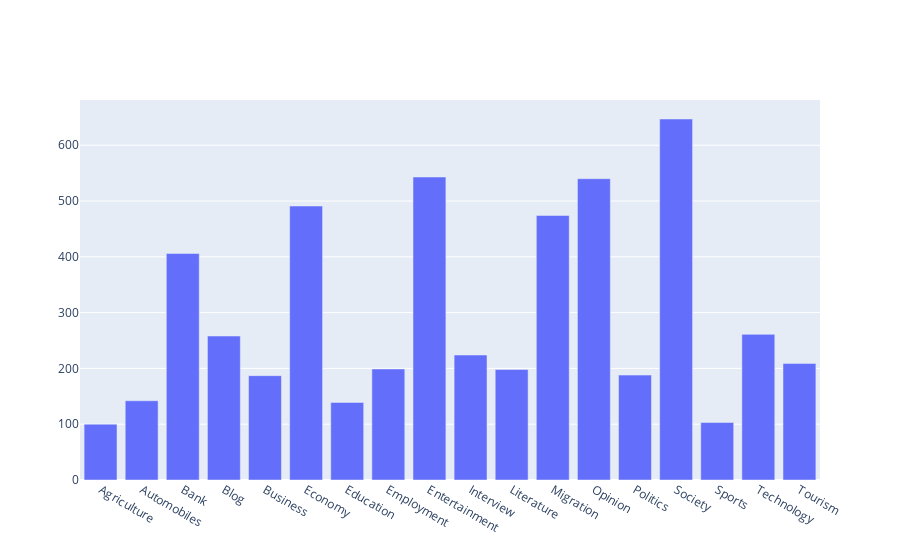

The cell this chart's notebook holds for it:
### Code cell
import plotly.graph_objects as go
categories=['Agriculture','Automobiles','Bank','Blog','Business','Economy','Education','Employment','Entertainment','Interview','Literature','Migration','Opinion','Politics','Society','Sports','Technology','Tourism','World']

fig = go.Figure([go.Bar(x=categories, y=[l_Agricutlure,l_Automobiles,l_Bank,l_Blog,l_Business,l_Economy,l_Education,l_Employment,l_Entertainment,l_Interview,l_Literature,l_Migration,l_Opinion,l_Politics,l_Society,l_Sports,l_Technology,l_Tourism,l_World])])
fig.show()

### Figure 1 — Plotly figure (JSON) as saved in the notebook; plotly's stock layout.template omitted (floating-point values rounded to 4 significant figures)
{"data": [{"type": "bar", "x": ["Agriculture", "Automobiles", "Bank", "Blog", "Business", "Economy", "Education", "Employment", "Entertainment", "Interview", "Literature", "Migration", "Opinion", "Politics", "Society", "Sports", "Technology", "Tourism", "World"], "y": [100, 142, 406, 258, 187, 491, 139, 199, 543, 224, 198, 474, 540, 188, 647, 103, 261, 209]}], "layout": {}}
